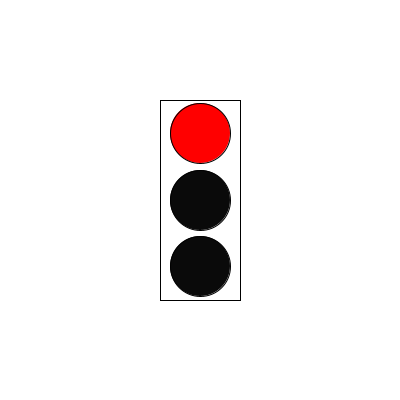
Frame 1 (no input)
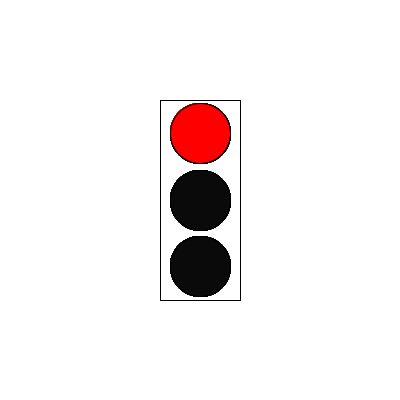
Frame 60 (the mouse pressed at the canvas centre just before this capture)
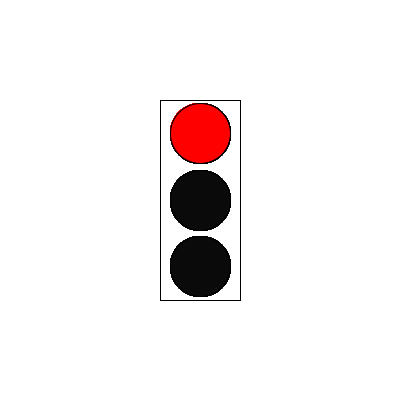
Frame 120 (the mouse held since frame 60 and released just before this capture)

The Processing sketch that drew these frames (run headless with seeded random() and noise(); from frame 60 on, the mouse is pressed at the canvas centre):

// Processing sketch: TaskSix
// ── TaskSix.pde
//Definerer farverne
int red = color(255, 0, 0);
int yellow = color(255, 255, 0);
int green = color(0, 255, 0);
int off = color(10);
int colorTop;
int colorMid;
int colorBottom;

//Laver vinduet vi tegner i
void setup() {
  size (400, 400);
  background(255);
  rectMode(CENTER);

  //Laver vores traffiklys boks
  stroke(0);
  rect(width/2, height/2, 80, 200);
}

//Tegner alt på lærrede
void draw() {



int timer = frameCount%500;
  switch(timer) {
  case 1: //Case tallet 1 fortæller os vi starter i frame 1
    colorTop = red;
    colorMid = off;
    colorBottom = off;
    break;
  case 200: //Næste step kommer først i frame 200, hvorfor der står case 200
    colorTop = red;
    colorMid = yellow;
    colorBottom = off;
    break;
  case 300: // Frame 300
    colorTop = off;
    colorMid = off;
    colorBottom = green;
    break;
    case 400: //Frame 400
    colorTop = off;
    colorMid = yellow;
    colorBottom = off;
  }



  //Laver vores cirkler til lys
  fill(colorTop);
  ellipse(width/2, height/3, 60, 60);
  fill(colorMid);
  ellipse(width/2, height/2, 60, 60);
  fill(colorBottom);
  ellipse(width/2, 2*height/3, 60, 60);
}
